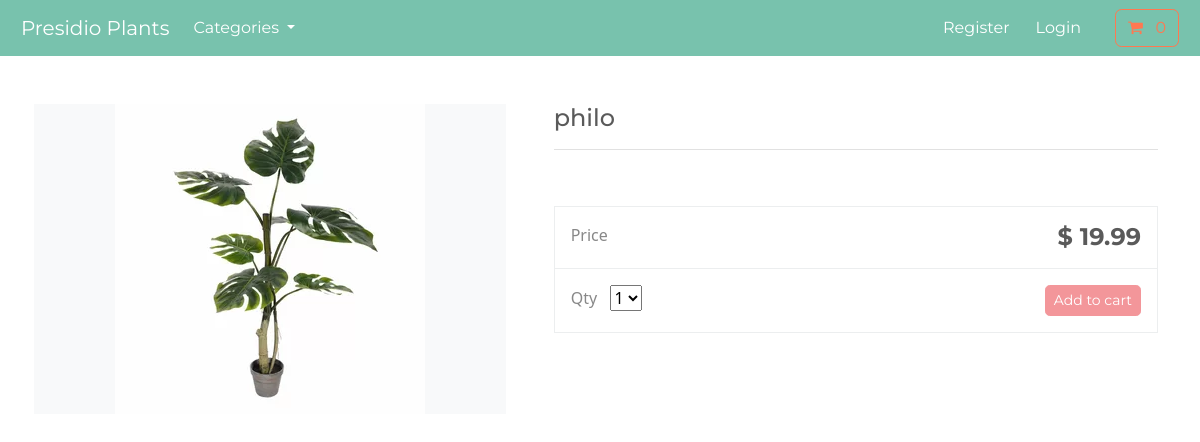
Page /product/philo/ on the committed database.
### store/models.py (models this page shows, shortened)
class Product(models.Model):
    category = models.ForeignKey(Category, related_name='product', on_delete=models.CASCADE, null=True)
    title = models.CharField(max_length=250)
    brand = models.CharField(max_length=250, default='none')
    description = models.TextField(blank=True)
    slug = models.SlugField(max_length=255)
    price = models.DecimalField(max_digits=4, decimal_places=2)
    image = models.ImageField(upload_to='images/')
    class Meta:
        verbose_name_plural = 'products'

### store/views.py (the view)
# urls.py: path('product/<slug:product_slug>/', views.product_info, name='product-info'),
def product_info(request, product_slug):
    product = get_object_or_404(Product, slug=product_slug)
    context = { 'product': product}
    return render(request, 'store/product-info.html',context)

### cart/context_processors.py (called while the page is built)
def cart(request):
    return {'cart': Cart(request)}

### store/models.py (called while the page is built)
    def get_absolute_url(self):
        return reverse('list-category', args=[self.slug])

### store/views.py (called while the page is built)
def categories(request):
    all_categories = Category.objects.all()
    return {'all_categories': all_categories}

### store/templates/store/product-info.html (shortened to what this page needs)
{% extends "./base.html" %}
{% load static %}
{% block content %}
<div class="container">
    <main class="pt-5">
        <div class="row g-3">
            <div class="col-md-5 col-lg-5 order-md-first bg-light">
                <img class="img-fluid mx-auto d-block" alt="Responsive image" src={{product.image.url}}>
            </div>
            <div class="col-md-7 col-lg-7 ps-md-3 ps-lg-5">
                <h1 class="mb-0 h4"> {{product.title}}  </h1>
                <hr>
                <br>
                <div class="border">
                    <div class="col border-bottom">
                        <div class="row p-3">
                            <div class="col-6"> Price </div>
                            <div class="col-6 text-end"><span class="h4 fw-bold">$ {{product.price}}</span></div>
                        </div>
                    </div>
                    <div class="col">
                        <div class="row p-3">
                            <div class="col-6">
                                <label for="select">Qty</label>
                                <select id="select">
                                    <option value="1">1</option>
                                </select>
                            </div>
                            <div class="col-6 text-end">
                                <button type="button" id="add-button" value={{product.id}} class="btn btn-secondary btn-sm">
                                Add to cart
                                </button>
                            </div>
                        </div>
                    </div>
                </div>
            </div>
        </div>
    </main>
    <br>
</div>
{% endblock %}

### rows in the picture
Product: image (picture), title "philo", price "19.99"
